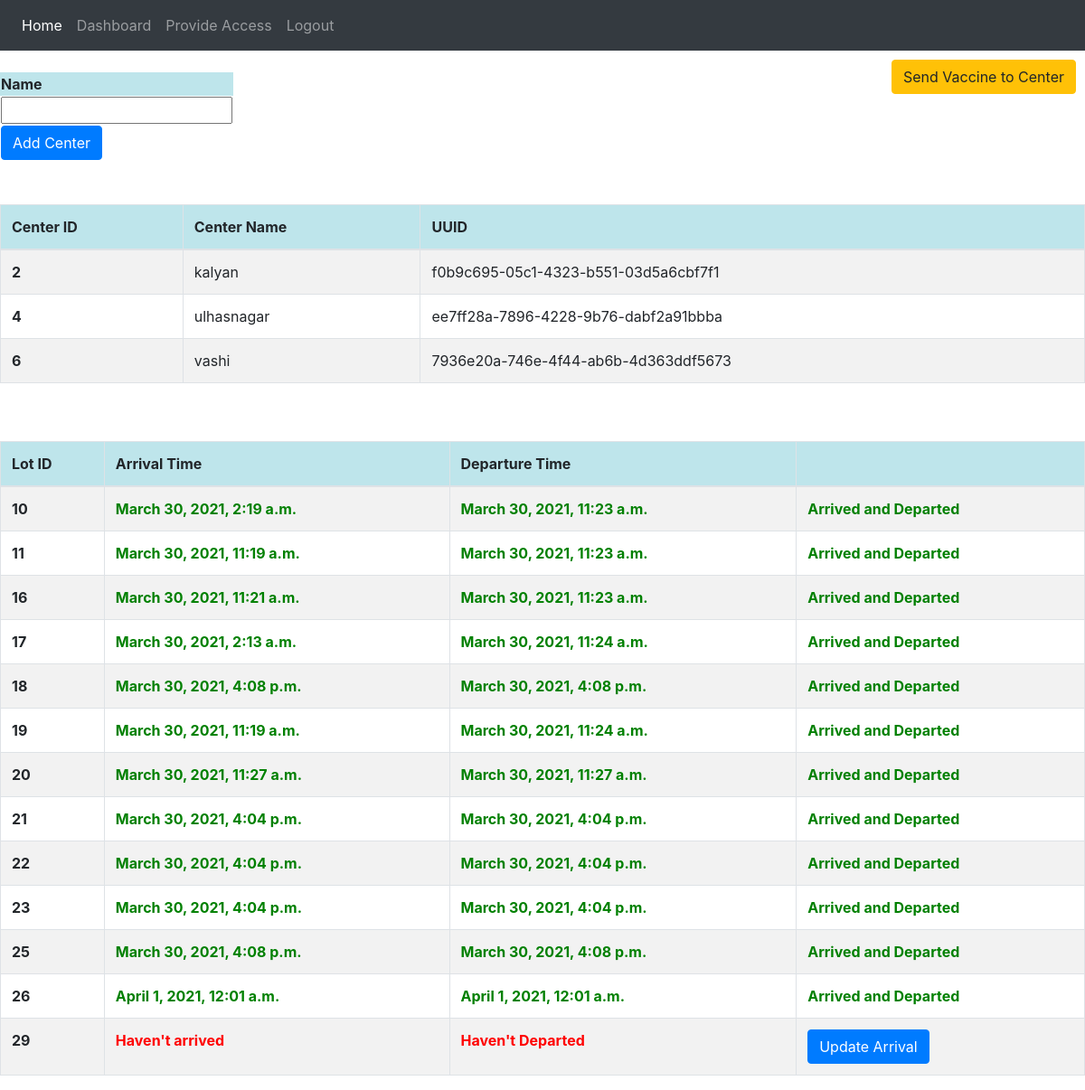
The page /dashboard/district/thane/ (signed in) on the database its author committed.
### vaccine_app/models.py (models this page shows, shortened)
class Center(models.Model):
    centerPrimaryKey = models.AutoField(primary_key=True)
    centerId = models.UUIDField(default=uuid.uuid4, editable=False, unique=True)
    district = models.ForeignKey(District, on_delete=models.CASCADE, related_name="Center")
    name = models.CharField(max_length=255, unique=True)
    maxCountPerDate = models.IntegerField(default=0)

class DistrictVaccineData(models.Model):
    district = models.ForeignKey(District,on_delete=models.CASCADE,related_name="districtVaccine")
    lot = models.OneToOneField(VaccineLot, on_delete=models.CASCADE,related_name="districtVaccine")
    arrivalTimestamp = models.DateTimeField(blank = True, null=True, default=None)
    departureTimestamp = models.DateTimeField(blank = True, null=True, default=None)

class VaccineLot(models.Model):
    lotId = models.AutoField(primary_key=True)
    status=models.CharField(max_length = 20, choices = lot_status, default = 'produced')
    productionTimestamp = models.DateTimeField(auto_now_add=True)
    departureTimestamp = models.DateTimeField(blank = True, null=True, default=None)
    countOfDosesConsumed = models.IntegerField(default = 0)

### vaccine_app/views.py (the view, shortened to what this page needs)
# urls.py: path('dashboard/district/<name>/',views.district_dash,name='district_dash'),
@login_required
def district_dash(request,name):
    if name=="":
        return redirect('dashboard')
    if verify(request,"district",name):
        district_obj=District.objects.get(name=name)
        centers = Center.objects.filter(district=district_obj)
        vaccine_lots = DistrictVaccineData.objects.filter(district = district_obj)
        error=[]
        return render(request,'district_dash.html',{'centers':centers, 'error':error, 'vaccine_lots':vaccine_lots,'name':name})
    else:
        return redirect('dashboard')

### vaccine_app/views.py (called while the page is built, shortened)
def verify(request,district_or_center,name):
    if district_or_center=="district":
        user=request.user
        if District.objects.filter(name=name).exists():
            district_obj=District.objects.get(name=name)
            if AccessControlListDistrict.objects.filter(person=user,district=district_obj).exists() and user.is_districtadmin:
                return True
            else:
                print("access is not there for user "+user.email)
                return False
        else:
            print("District name is invalid")
            return False
    else:
        print("Invalid district_or_center value")
        return False

### templates/district_dash.html (shortened to what this page needs)
{% extends 'base.html' %}
    {% block content %}
        <a href="/district/{{name}}/send_to_center" style="float: right; margin:10px;"><button Type="button" class="btn btn-warning">Send Vaccine to Center</button></a>
        <form method="POST">
            <table>
                <tr class="table-info">
                    <th>Name</th>
                </tr>
                <tr>
                    <td><input type="text" id="name" name="name" required /></td>
                    <br>
                </tr>
                <tr>
                  <td><button class="btn btn-primary" type="submit" id="add" value="Add center">Add Center</button></td>
                </tr>
            </table>
        </form>
        <br><br>
        <table class="table table-striped table-bordered" >
            <thead>
              <tr class="table-info">
                <th scope="col">Center ID</th>
                <th scope="col">Center Name</th>
                <th scope="col">UUID</th>
              </tr>
            </thead>
            <tbody>
            {% for center in centers %}
              <tr>
                <th scope="row">{{center.centerPrimaryKey}}</th>
                <td>{{center.name}}</td>
                <td>{{center.centerId.urn|slice:"9:"}}</td>
              </tr>
            {% endfor %}
            </tbody>
          </table>
          <br><br>
          <table class="table table-striped table-bordered">
            <thead>
              <tr class="table-info">
                <th scope="col">Lot ID</th>
                <th scope="col">Arrival Time</th>
                <th scope="col">Departure Time</th>
                <th scope="col"></th>
              </tr>
            </thead>
            <tbody>
            {% for lot in vaccine_lots %}
              <tr>
                <th scope="row">{{ lot.lot.lotId }}</th>
                <td>
                  {% if lot.arrivalTimestamp == None %}
                    <b style="color:red;">Haven't arrived</b>
                  {% else %}
                    <b style="color:green;">{{lot.arrivalTimestamp}}</b>
                  {% endif %}
                </td>
                <td>
                  {% if lot.departureTimestamp == None %}
                    <b style="color:red;">Haven't Departed</b>
                  {% else %}
                    <b style="color:green;">{{lot.departureTimestamp}}</b>
                  {% endif %}
                </td>
                {% if lot.arrivalTimestamp == None %}
                  <td><a href="/district/{{name}}/updateArrivalTimeDistrict/{{ lot.lot.lotId }}"><button type="button" class="btn btn-primary">Update Arrival</button></a>
                {% else %}
                  <td>
                    <b style="color:green;">Arrived
                    {% if lot.departureTimestamp != None %}
                    and Departed
                    {% endif %}
                    </b>
                  </td>
                {% endif %}
              </tr>
            {% endfor %}
            </tbody>
          </table>
    {% endblock content %}

### rows shown on the page
Center: centerPrimaryKey "2", name "kalyan", centerId.urn "f0b9c695-05c1-4323-b551-03d5a6cbf7f1"
Center: centerPrimaryKey "4", name "ulhasnagar", centerId.urn "ee7ff28a-7896-4228-9b76-dabf2a91bbba"
Center: centerPrimaryKey "6", name "vashi", centerId.urn "7936e20a-746e-4f44-ab6b-4d363ddf5673"
DistrictVaccineData: lot.lotId "10", arrivalTimestamp "March 30, 2021, 2:19 a.m.", departureTimestamp "March 30, 2021, 11:23 a.m.", shows "Arrived", shows "and Departed"
DistrictVaccineData: lot.lotId "11", arrivalTimestamp "March 30, 2021, 11:19 a.m.", departureTimestamp "March 30, 2021, 11:23 a.m.", shows "Arrived", shows "and Departed"
DistrictVaccineData: lot.lotId "16", arrivalTimestamp "March 30, 2021, 11:21 a.m.", departureTimestamp "March 30, 2021, 11:23 a.m.", shows "Arrived", shows "and Departed"
DistrictVaccineData: lot.lotId "17", arrivalTimestamp "March 30, 2021, 2:13 a.m.", departureTimestamp "March 30, 2021, 11:24 a.m.", shows "Arrived", shows "and Departed"
DistrictVaccineData: lot.lotId "18", arrivalTimestamp "March 30, 2021, 4:08 p.m.", departureTimestamp "March 30, 2021, 4:08 p.m.", shows "Arrived", shows "and Departed"
DistrictVaccineData: lot.lotId "19", arrivalTimestamp "March 30, 2021, 11:19 a.m.", departureTimestamp "March 30, 2021, 11:24 a.m.", shows "Arrived", shows "and Departed"
DistrictVaccineData: lot.lotId "20", arrivalTimestamp "March 30, 2021, 11:27 a.m.", departureTimestamp "March 30, 2021, 11:27 a.m.", shows "Arrived", shows "and Departed"
DistrictVaccineData: lot.lotId "21", arrivalTimestamp "March 30, 2021, 4:04 p.m.", departureTimestamp "March 30, 2021, 4:04 p.m.", shows "Arrived", shows "and Departed"
DistrictVaccineData: lot.lotId "22", arrivalTimestamp "March 30, 2021, 4:04 p.m.", departureTimestamp "March 30, 2021, 4:04 p.m.", shows "Arrived", shows "and Departed"
DistrictVaccineData: lot.lotId "23", arrivalTimestamp "March 30, 2021, 4:04 p.m.", departureTimestamp "March 30, 2021, 4:04 p.m.", shows "Arrived", shows "and Departed"
DistrictVaccineData: lot.lotId "25", arrivalTimestamp "March 30, 2021, 4:08 p.m.", departureTimestamp "March 30, 2021, 4:08 p.m.", shows "Arrived", shows "and Departed"
DistrictVaccineData: lot.lotId "26", arrivalTimestamp "April 1, 2021, 12:01 a.m.", departureTimestamp "April 1, 2021, 12:01 a.m.", shows "Arrived", shows "and Departed"
DistrictVaccineData: lot.lotId "29", shows "Haven't arrived", shows "Haven't Departed"
